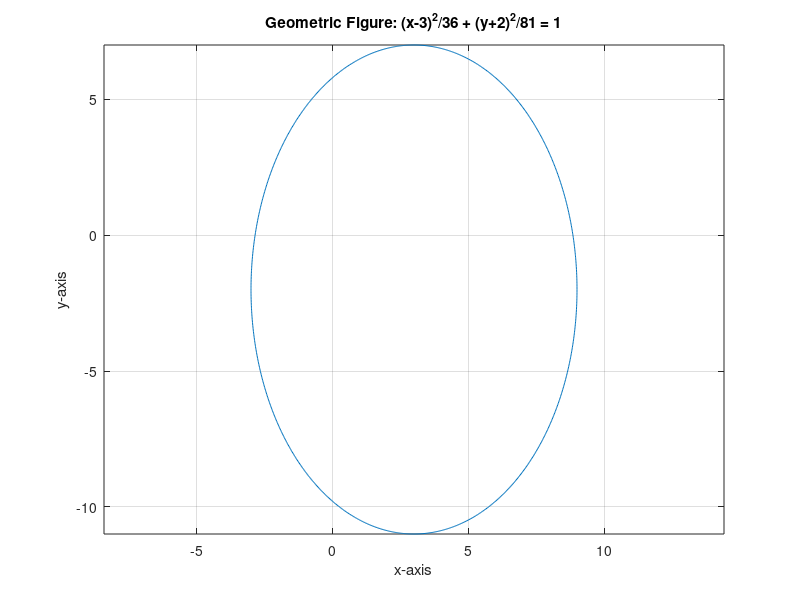

The MATLAB source for this figure:
clc;
clear;
% Parametric representation
t = linspace(0, 2*pi, 1000);  % Generate values for t
x = 3 + 6 * cos(t);
y = -2 + 9 * sin(t);

% Plot the curve
plot(x, y);

% Add grid and make axis intervals equal
grid on;
axis equal;

% Add title and labels
title('Geometric Figure: {(x-3)^2}/{36} + {(y+2)^2}/{81} = 1');
xlabel('x-axis');
ylabel('y-axis');
